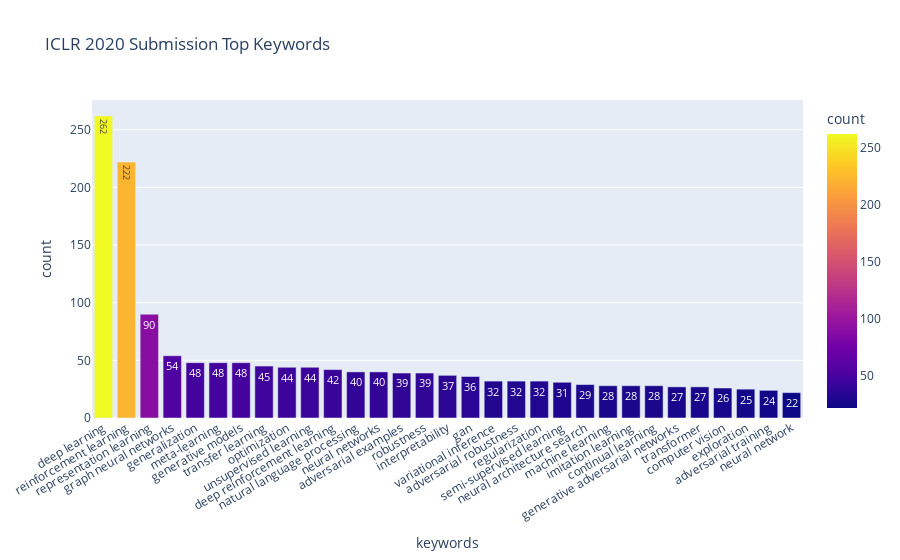

The notebook cell this image was saved under:
### Code cell
kw20fig

### Figure 1 — Plotly figure (JSON) as saved in the notebook; plotly's stock layout.template omitted (floating-point values rounded to 4 significant figures)
{"data": [{"alignmentgroup": "True", "hovertemplate": "keywords=%{x}<br>count=%{marker.color}<extra></extra>", "legendgroup": "", "marker": {"color": [262, 222, 90, 54, 48, 48, 48, 45, 44, 44, 42, 40, 40, 39, 39, 37, 36, 32, 32, 32, 31, 29, 28, 28, 28, 27, 27, 26, 25, 24, 22], "coloraxis": "coloraxis", "pattern": {"shape": ""}}, "name": "", "offsetgroup": "", "orientation": "v", "showlegend": false, "text": [262, 222, 90, 54, 48, 48, 48, 45, 44, 44, 42, 40, 40, 39, 39, 37, 36, 32, 32, 32, 31, 29, 28, 28, 28, 27, 27, 26, 25, 24, 22], "textposition": "auto", "type": "bar", "x": ["deep learning", "reinforcement learning", "representation learning", "graph neural networks", "generalization", "meta-learning", "generative models", "transfer learning", "optimization", "unsupervised learning", "deep reinforcement learning", "natural language processing", "neural networks", "adversarial examples", "robustness", "interpretability", "gan", "variational inference", "adversarial robustness", "regularization", "semi-supervised learning", "neural architecture search", "machine learning", "imitation learning", "continual learning", "generative adversarial networks", "transformer", "computer vision", "exploration", "adversarial training", "neural network"], "xaxis": "x", "y": [262, 222, 90, 54, 48, 48, 48, 45, 44, 44, 42, 40, 40, 39, 39, 37, 36, 32, 32, 32, 31, 29, 28, 28, 28, 27, 27, 26, 25, 24, 22], "yaxis": "y"}], "layout": {"barmode": "relative", "coloraxis": {"colorbar": {"title": {"text": "count"}}, "colorscale": [[0, "#0d0887"], [0.1111, "#46039f"], [0.2222, "#7201a8"], [0.3333, "#9c179e"], [0.4444, "#bd3786"], [0.5556, "#d8576b"], [0.6667, "#ed7953"], [0.7778, "#fb9f3a"], [0.8889, "#fdca26"], [1, "#f0f921"]]}, "legend": {"tracegroupgap": 0}, "title": {"text": "ICLR 2020 Submission Top Keywords"}, "xaxis": {"anchor": "y", "domain": [0, 1], "tickangle": -30, "title": {"text": "keywords"}}, "yaxis": {"anchor": "x", "categoryorder": "total ascending", "domain": [0, 1], "title": {"text": "count"}}}}
